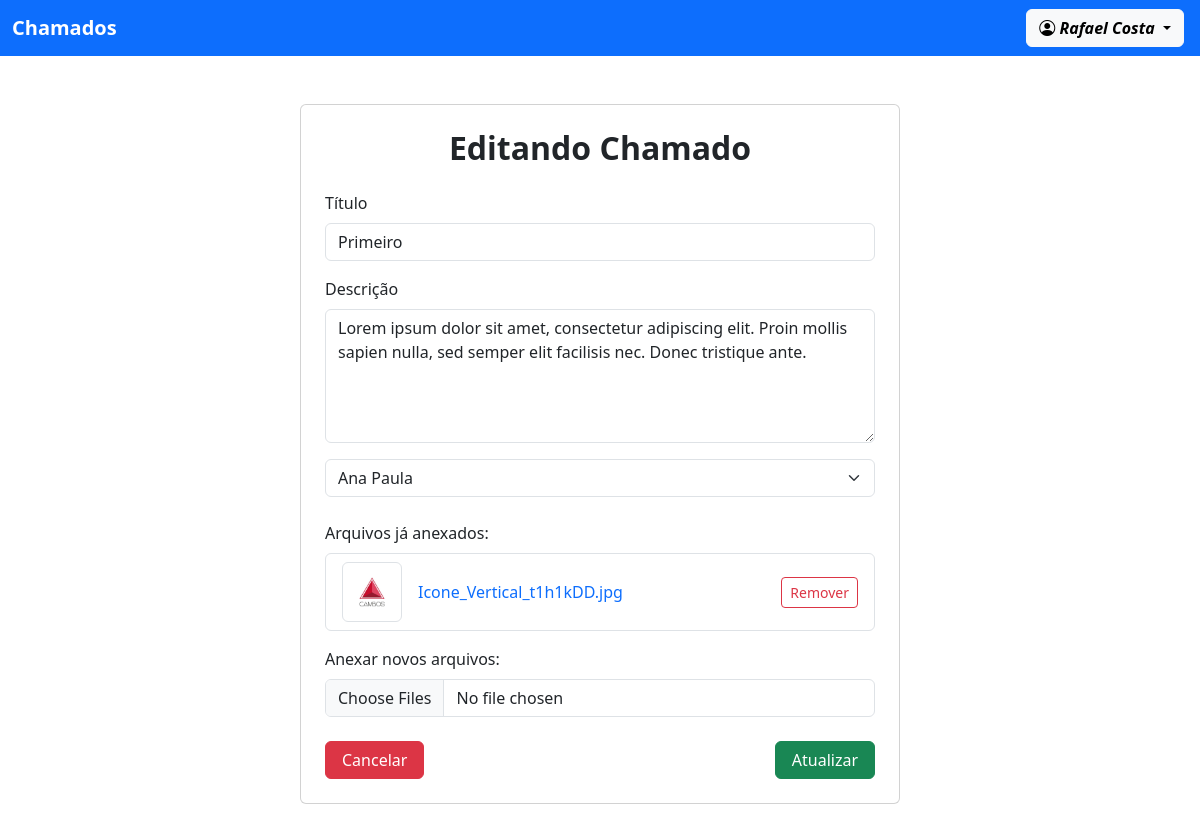
/editar_chamado/1 (signed in), run on the app's committed database.
### usuario/models.py (models this page shows)
class Perfil(models.Model):
    user = models.OneToOneField(User, on_delete=models.CASCADE)
    nome_completo = models.CharField(max_length=255)
    adm = models.BooleanField(default=False)
    def __str__(self):
        return f"{self.nome_completo}"
    class Meta:
        ordering = ["nome_completo"]

### chamado/models.py (models this page shows, shortened)
class Chamado(models.Model):
    STATUS = (
        ('nao_iniciado', 'Não iniciado'),
        ('em_andamento', 'Em andamento'),
        ('finalizado', 'Finalizado'),
        ('cancelado', 'Cancelado'),
    )
    titulo = models.CharField(max_length=255)
    data = models.DateTimeField()
    status = models.CharField(max_length=20, choices=STATUS, default="nao_iniciado")
    descricao = models.TextField()
    autor = models.ForeignKey(Perfil, on_delete=models.CASCADE, related_name='autor')
    responsavel = models.ForeignKey(Perfil, on_delete=models.CASCADE, related_name='responsavel')
    class Meta:
        ordering = ["-data"]

class Arquivo(models.Model):
    arquivo = models.FileField(upload_to='arquivos')
    chamado = models.ForeignKey(Chamado, on_delete=models.CASCADE, related_name='arquivo')

### chamado/views.py (the view, shortened to what this page needs)
# urls.py: path('editar_chamado/<int:id>', views.editar_chamado, name="editar_chamado"),
@login_required(login_url='/usuario/login/')
def editar_chamado(request, id):
    chamado = get_object_or_404(Chamado, id=id)
    perfil = Perfil.objects.filter(adm=True)
    if request.method == "GET":
        return render(request, 'editar_chamado.html', {'chamados': chamado, 'perfil': perfil})

### chamado/templates/editar_chamado.html (shortened to what this page needs)
{% extends "modelo.html" %}
{% block content %}
<div class="container d-flex justify-content-center mb-5">
    <div class="card p-4" style="max-width: 600px; width: 100%;">
        <h2 class="fw-bold mb-4 text-center">Editando Chamado</h2>
        <form action="{% url 'editar_chamado' chamados.id%}" method="POST" enctype="multipart/form-data">{% csrf_token %}
            <div class="mb-3">
                <label class="form-label">Título</label>
                <input type="text" name="titulo" class="form-control" value="{{ chamados.titulo }}"
                    placeholder="Digite o título" required>
            </div>
            <div class="mb-3">
                <label class="form-label">Descrição</label>
                <textarea name="descricao" class="form-control" rows="5" placeholder="Descreva o problema..."
                    required>{{ chamados.descricao }}</textarea>
            </div>
            <div class="mb-4">
                <select name="responsavel" class="form-select">
                    {% for i in perfil %}
                    <option value="{{ i.id }}" {% if i.id == chamados.responsavel.id %}selected{% endif %}>
                        {{ i.nome_completo }}
                    </option>
                    {% endfor %}
                </select>
            </div>
            <div class="mb-3">
                <label class="form-label">Arquivos já anexados:</label>
                {% if chamados.arquivo.all %}
                <div class="list-group">
                    {% for i in chamados.arquivo.all %}
                    <div class="list-group-item d-flex align-items-center gap-3">
                        <img src="{{ i.arquivo.url }}" class="img-thumbnail"
                            style="width: 60px; height: 60px; object-fit: cover;">
                        <a href="{{ i.arquivo.url }}" target="_blank"
                            class="flex-grow-1 text-decoration-none text-truncate">
                            {{ i.arquivo.name |slice:'9:' }}
                        </a>
                        <a href="{% url 'remover_arquivo' i.id %}" class="btn btn-sm btn-outline-danger">Remover</a>
                    </div>
                    {% endfor %}
                </div>
                {% else %}
                <p class="text-muted">Nenhum arquivo anexado.</p>
                {% endif %}
            </div>
            <div class="mb-3">
                <label class="form-label">Anexar novos arquivos:</label>
                <input type="file" name="arquivos" id="fileInput" class="form-control" multiple>
            </div>
            <div class="d-flex justify-content-between">
                <a href="{% url 'ver_meus_chamados' %}" class="btn btn-danger px-3">Cancelar</a>
                <button type="submit" class="btn btn-success px-3">Atualizar</button>
            </div>
        </form>
    </div>
</div>
{% endblock %}

### templates/modelo.html (shortened to what this page needs)
<!doctype html>
<html lang="en">
<head>
    <link href="https://cdn.jsdelivr.net/npm/bootstrap@5.3.8/dist/css/bootstrap.min.css" rel="stylesheet"
>
    <link href="https://cdn.jsdelivr.net/npm/bootstrap-icons@1.11.3/font/bootstrap-icons.css" rel="stylesheet">
</head>
<body>
    <header>
        <nav class="navbar bg-primary">
            <div class="container-fluid">
                {% if request.user.perfil.adm %}
                <a href="{% url 'ver_chamados' %}" class="navbar-brand fw-bold text-white">
                    Chamados - Usuario Master
                </a>
                {% else %}
                <a href="{% url 'ver_meus_chamados' %}" class="navbar-brand fw-bold text-white">
                    Chamados
                </a>
                {% endif %}
                <div class="d-flex">
                    {% if request.user.is_authenticated %}
                    <div class="dropdown">
                        <button class="btn btn-light fw-bold dropdown-toggle me-1" type="button"
                            data-bs-toggle="dropdown" aria-expanded="false">
                            <i class="bi bi-person-circle"> {{ request.user.perfil }}</i>
                        </button>
                    </div>
                    {% endif %}
                </div>
            </div>
        </nav>
    </header>
    <main>
        <div class="container">
            <br><br>
            {% block content %}{% endblock %}
        </div>
    </main>
</body>
</html>

### data on the page
Chamado: titulo "Primeiro", descricao "Lorem ipsum dolor sit amet, consectetur adipiscing elit. Proin mollis sapien nulla, sed semper elit facilisis nec. Donec tristique ante.", responsavel "Ana Paula"
Arquivo: arquivo (picture), arquivo.name "Icone_Vertical_t1h1kDD.jpg"

### other printed values
{{ request.user.perfil }} "Rafael Costa"
